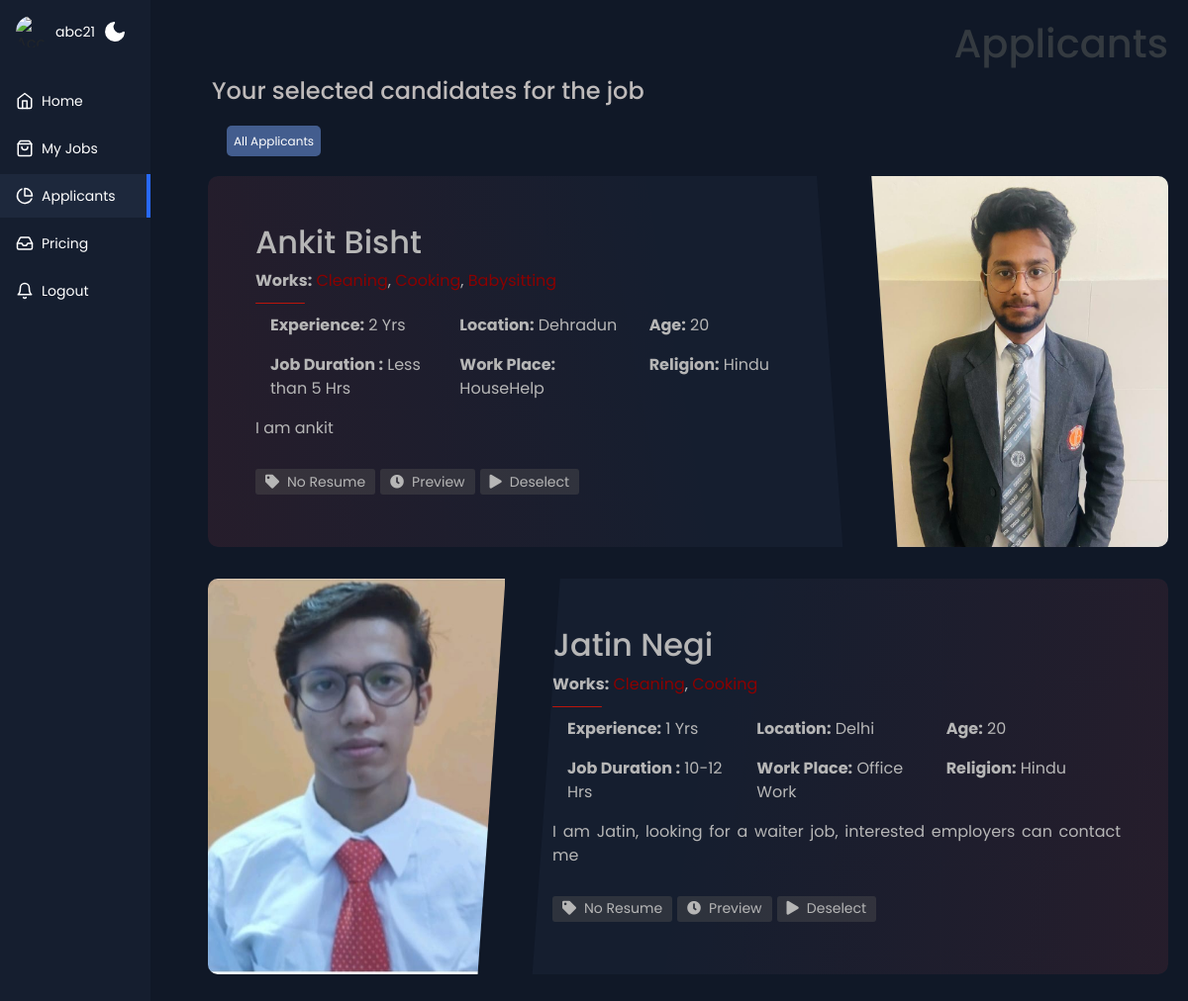
The page /recruiter-page/selected-applicants/4 (signed in) on the database its author committed.
### applicant/models.py (models this page shows, shortened)
class Applicants(models.Model):
    applicant_id = models.AutoField(primary_key=True, unique=True)
    language = models.CharField(max_length = 10 )
    photo= models.ImageField(upload_to='user_photo', null= True, blank = True)
    full_name = models.CharField(max_length = 60)
    resume = models.FileField(upload_to='resumes/', null=True, blank=True)
    location = models.CharField(max_length = 60)
    job = models.ManyToManyField(Work)
    experience= models.IntegerField(default = 0)
    description =  models.TextField(max_length = 200,null= True, blank = True)
    age = models.CharField(max_length = 5)
    expected_salary = models.CharField(max_length=50, null= True, blank = True)
    gender = models.CharField(max_length=10)
    phone_number = models.CharField(max_length=20,default = False)
    phone_number2 = models.CharField(max_length=20, null= True, blank = True)
    qualification = models.CharField(max_length = 50,default = False)
    last_salary = models.CharField(max_length = 20, null= True, blank = True )
    address = models.CharField(max_length = 150, null= True, blank = True )
    document = models.CharField(max_length = 50, null= True, blank = True  )
    job_duration = models.CharField(max_length = 30,default = False)
    religion = models.CharField(max_length = 10,default = False)
    preffered_location = models.CharField(max_length = 50,default = False)
    work_place = models.ForeignKey(Work_Category, on_delete = models.CASCADE,default = False)

class Work(models.Model):
    Work_id = models.AutoField(primary_key=True)
    work = models.CharField(max_length = 50)
    work_category = models.ManyToManyField(Work_Category)

class Work_Category(models.Model):
    category_id = models.AutoField(primary_key=True)
    category = models.CharField(max_length = 50)

### recruiter/views.py (the view)
# urls.py: path('selected-applicants/<int:id>', views.selected_applicants, name='selected_applicants'),
@login_required
def selected_applicants(request,id):
    try:
        applicants = None
        jobs = Recruiter.objects.get(recruiterId = id)
        applicants = jobs.selected_applicants.all()
        if applicants:
            message = "Your selected candidates for the job"
        else:
            message = "No Applicants Selected for the job"
        category = None
        context  = {'applicants':applicants , 'categories': category, 'message': message,'filter' : True, 'deselect' : id}
        return render(request, 'view_applicants.html',context)
    except Exception as e:
        message = "Recruiter not found."
        return HttpResponse(f"Error occurred: {e}")

### templates/view_applicants.html (shortened to what this page needs)
{% extends "recruiter_base.html" %}
{% load static %}
{%block content%}
<link rel="stylesheet" href="https://cdnjs.cloudflare.com/ajax/libs/twitter-bootstrap/4.5.0/css/bootstrap.min.css">
<link rel="stylesheet" href="{% static 'applicants_view.css' %}">
<link rel="stylesheet" href="https://cdnjs.cloudflare.com/ajax/libs/font-awesome/5.13.0/css/all.min.css">
<div class ="app-content" >
        <div class="container py-2" >
            <div class="h1 text-right text-dark" id="pageHeaderTitle">Applicants</div>
            <div class="app-content-header">
            {% if message and not filter  %}
                <h2 class="app-content-headerText"><span style="color : rgb(190, 186, 186);"> {{message}} ({{applicants.count}}) </span></h2>
                {% elif message and filter %}
                <h2 class="app-content-headerText"><span style="color : rgb(190, 186, 186);"> {{message}}  </span></h2>
            {%else %}
            <h1 class="app-content-headerText">All Applicants  ({{applicants.count}})</h1>
            {% endif %}
              </div>
              {% if filter %}
              <a href="{% url 'view-applicants' %}" >  <button class="search_job" style="margin : 2%;"> All Applicants </button> </a>
              {% endif %}
              {% for a in applicants%}
              <article class="postcard dark red" id="cards" >
                <a class="postcard__img_link" href="#">
                    {% if a.photo %}
                    <img class="postcard__img" src="{{ a.photo.url }}" alt=""/>
                    {% else %}
                    <img class="postcard__img" src="/static/collections/dummy profile.png" alt=""/>
                    {% endif %}
                </a>
                <div class="postcard__text t-dark">
                    <h1 class="postcard__title blue"><a href="{% url 'applicant_view' a.applicant_id %}">{{ a.full_name}}</a></h1>
                    <span>
                        <strong>Works:</strong>
                        {% for j in a.job.all %}
                            <span style="color: rgb(139, 0, 0);">{{ j.work }}</span>{% if not forloop.last %}, {% endif %}
                        {% endfor %}
                    </span>
                    <div class="postcard__bar"></div>
                    <div class="container">
                        <div class="row">
                            <div class="col-lg-4 col-md-6 mb-3">
                                <span><strong>Experience:</strong> {{ a.experience }} Yrs</span>
                            </div>
                            <div class="col-lg-4 col-md-6 mb-3">
                                <span><strong>Location:</strong> {{ a.location }}</span>
                            </div>
                            <div class="col-lg-4 col-md-6 mb-3">
                                <span><strong>Age:</strong> {{ a.age }}</span>
                            </div>
                        </div>
                        <div class="row">
                            <div class="col-lg-4 col-md-6 mb-3">
                                <span><strong>Job Duration :</strong> {{ a.job_duration }}</span>
                            </div>
                            <div class="col-lg-4 col-md-6 mb-3">
                                <span><strong>Work Place:</strong> {{ a.work_place.category }}</span>
                            </div>
                            <div class="col-lg-4 col-md-6 mb-3">
                                <span><strong>Religion:</strong> {{ a.religion }}</span>
                            </div>
                        </div>
                    </div>
                    <div class="postcard__preview-txt">{{ a.description }}</div>
                    <ul class="postcard__tagbox">
                      {% if a.resume %}
                              <li class="tag__item"><i class="fas fa-tag mr-2"></i>No Resume</li>
                      {% else %}
                        <li class="tag__item"><i class="fas fa-tag mr-2"></i>No Resume</li>
                      {% endif %}
                        <li class="tag__item"><i class="fas fa-clock mr-2">
                          <a href="{% url 'applicant_view' a.applicant_id %}"></i>Preview  </li></a>
                          {% if deselect %}
                          <li class="tag__item play blue">
                            <a href="{% url 'deselect_applicants' a.applicant_id deselect %}"><i class="fas fa-play mr-2"></i>Deselect</a>
                          </li>
                          {% else %}
                        <li class="tag__item play blue">
                            <a href="{% url 'select_applicants' a.applicant_id %}"><i class="fas fa-play mr-2"></i>Select</a>
                        </li>
                        {% endif %}
                    </ul>
                </div>
            </article>
            {% endfor %}
        </div>
      </div>
{%endblock%}

### templates/recruiter_base.html (shortened to what this page needs)
{% load static %}
<!DOCTYPE html>
<html lang="en">
<head>
    <link rel="stylesheet" href="{% static 'recruiter_base.css' %}">
</head>
<body>
    <div class="app-container">
        <div class="sidebar">
            <div class="account-info">
                <div class="account-info-picture">
                  <img src="https://images.unsplash.com/photo-1527736947477-2790e28f3443?ixid=MnwxMjA3fDB8MHxzZWFyY2h8MTE2fHx3b21hbnxlbnwwfHwwfHw%3D&ixlib=rb-1.2.1&auto=format&fit=crop&w=900&q=60" alt="Account">
                </div>
                <div class="account-info-name">{{request.user}}</div>
                <button class="mode-switch" title="Switch Theme">
                    <svg class="moon" fill="none" stroke="currentColor" stroke-linecap="round" stroke-linejoin="round" stroke-width="2" width="24" height="24" viewBox="0 0 24 24">
                      <defs></defs>
                      <path d="M21 12.79A9 9 0 1111.21 3 7 7 0 0021 12.79z"></path>
                    </svg>
                  </button>
              </div>
          <ul class="sidebar-list">
            <li class="sidebar-list-item active">
              <a href="{% url 'recruiter_home' %}" class="sidebar-link">
                <svg xmlns="http://www.w3.org/2000/svg" width="18" height="18" viewBox="0 0 24 24" fill="none" stroke="currentColor" stroke-width="2" stroke-linecap="round" stroke-linejoin="round" class="feather feather-home"><path d="M3 9l9-7 9 7v11a2 2 0 0 1-2 2H5a2 2 0 0 1-2-2z"/><polyline points="9 22 9 12 15 12 15 22"/></svg>
                <span>Home</span>
              </a>
            </li>
            <li class="sidebar-list-item ">
              <a href="{% url 'all_jobs' %}" class="sidebar-link">
                <span>My Jobs</span>
              </a>
            </li>
            <li class="sidebar-list-item">
              <a href="{% url 'view-applicants' %}" class="sidebar-link">
                <svg xmlns="http://www.w3.org/2000/svg" width="18" height="18" viewBox="0 0 24 24" fill="none" stroke="currentColor" stroke-width="2" stroke-linecap="round" stroke-linejoin="round" class="feather feather-pie-chart"><path d="M21.21 15.89A10 10 0 1 1 8 2.83"/><path d="M22 12A10 10 0 0 0 12 2v10z"/></svg>
                <span>Applicants</span>
              </a>
            </li>
            <li class="sidebar-list-item">
              <a href="{% url 'pricing' %}" class="sidebar-link">
                <span>Pricing</span>
              </a>
            </li>
            <li class="sidebar-list-item">
              <a href="{% url 'log_off' %}" class="sidebar-link">
                <svg xmlns="http://www.w3.org/2000/svg" width="18" height="18" viewBox="0 0 24 24" fill="none" stroke="currentColor" stroke-width="2" stroke-linecap="round" stroke-linejoin="round" class="feather feather-bell"><path d="M18 8A6 6 0 0 0 6 8c0 7-3 9-3 9h18s-3-2-3-9"/><path d="M13.73 21a2 2 0 0 1-3.46 0"/></svg>
                <span>Logout </span>
              </a>
            </li>
          </ul>
        </div>
        {% block content %}
        {% endblock  %}
      </div>
</body>
</html>

### static/applicants_view.css (style rules this page uses)
.search_job { background-color: #151E2F; color: white; border: none; padding: 8px 12px; border-radius: 5px; font-size: 12px; cursor: pointer; transition: background-color 0.3s ease; }
.search_job { background-color: #435d8e; color: white; border: none; padding: 6.5px; margin-left: 2%; border-radius: 5px; font-size: 12px; cursor: pointer; transition: background-color 0.3s ease; }

### rows shown on the page
Applicants: photo (picture), full_name "Ankit Bisht", experience "2", location "Dehradun", age "20", job_duration "Less than 5 Hrs", work_place.category "HouseHelp", religion "Hindu", description "I am ankit", shows "No Resume"
Work: work "Cooking"
Applicants: photo (picture), full_name "Jatin Negi", experience "1", location "Delhi", age "20", job_duration "10-12 Hrs", work_place.category "Office Work", religion "Hindu", description "I am Jatin, looking for a waiter job, interested employers can contact me", shows "No Resume"

### other values the page prints
{{ request.user }} "abc21"
{{ message }} "Your selected candidates for the job"
